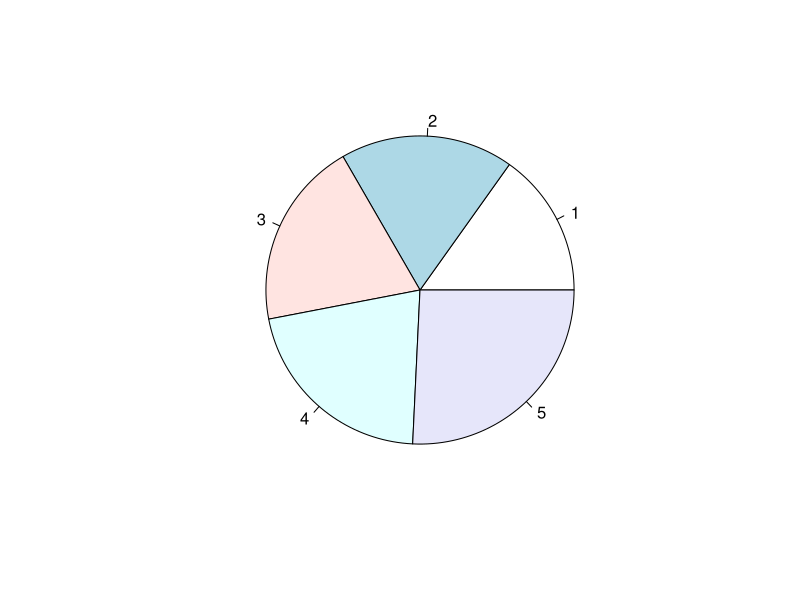
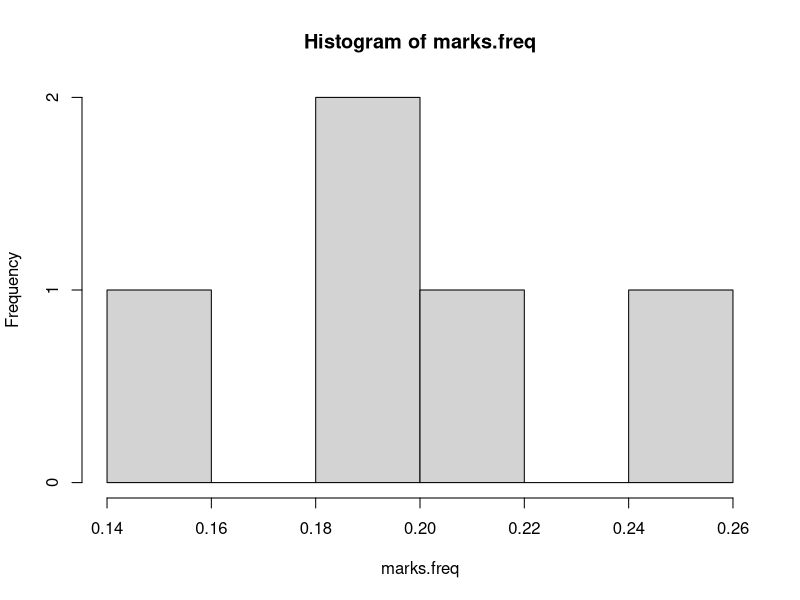
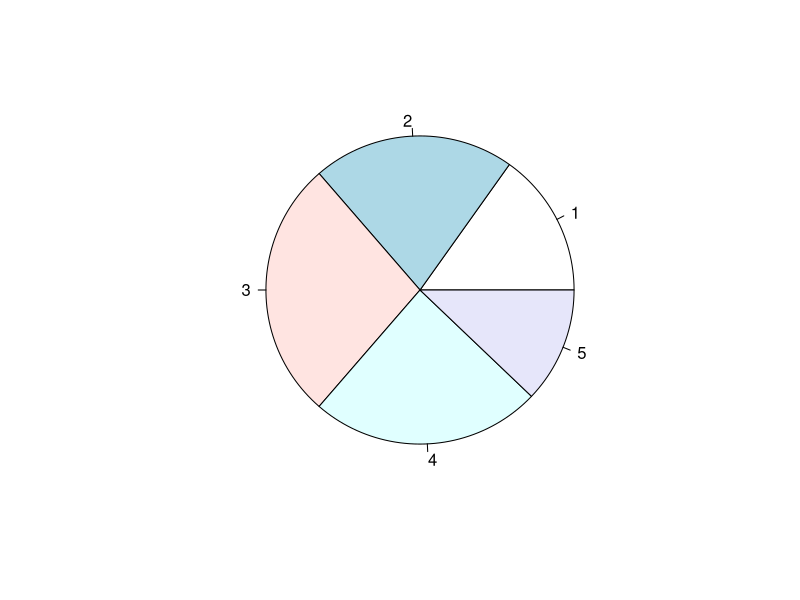
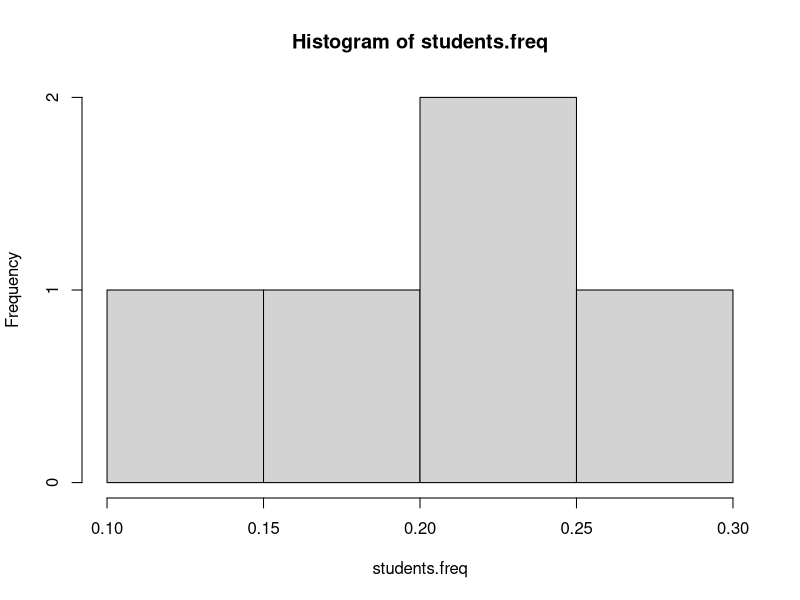

Source code (R) for these figures, in order: (Note: this script raises an error after producing the figures.)
a=matrix(c(10, 12, 13, 14, 17),nrow=5,ncol=1)
a
b=matrix(c(5, 7, 9, 8, 4),nrow=5,ncol=1)
b
c=a*b
c
d=sum(c)
d
e=d/sum(b)
e
mean=e

xx=rep(a,b)
xx
table(xx)
mean(xx)



x=cbind(a,b)
x
matrix(x)
colnames(x, do.NULL = TRUE, prefix = "col")
colnames(x) = c("marks","students")
x
mean(a)
mean(b)
mean(x)
table(x)
totalmarks=sum(a)
totalmarks
totalstudents=sum(b)
totalstudents
marks.freq=a/totalmarks
marks.freq
students.freq=b/totalstudents
students.freq
cumulativemarks.freq=cumsum(a)
cumulativemarks.freq
cumulativestudents.freq=cumsum(b)
cumulativestudents.freq
pie(marks.freq)
hist(marks.freq)
pie(students.freq)
hist(students.freq)
breaks=seq(9,17,by=1)
marks.cut=cut(marks,breaks)
marks.cut
table(marks.cut)
pie (table(marks.cut))
hist(table(marks.cut))

